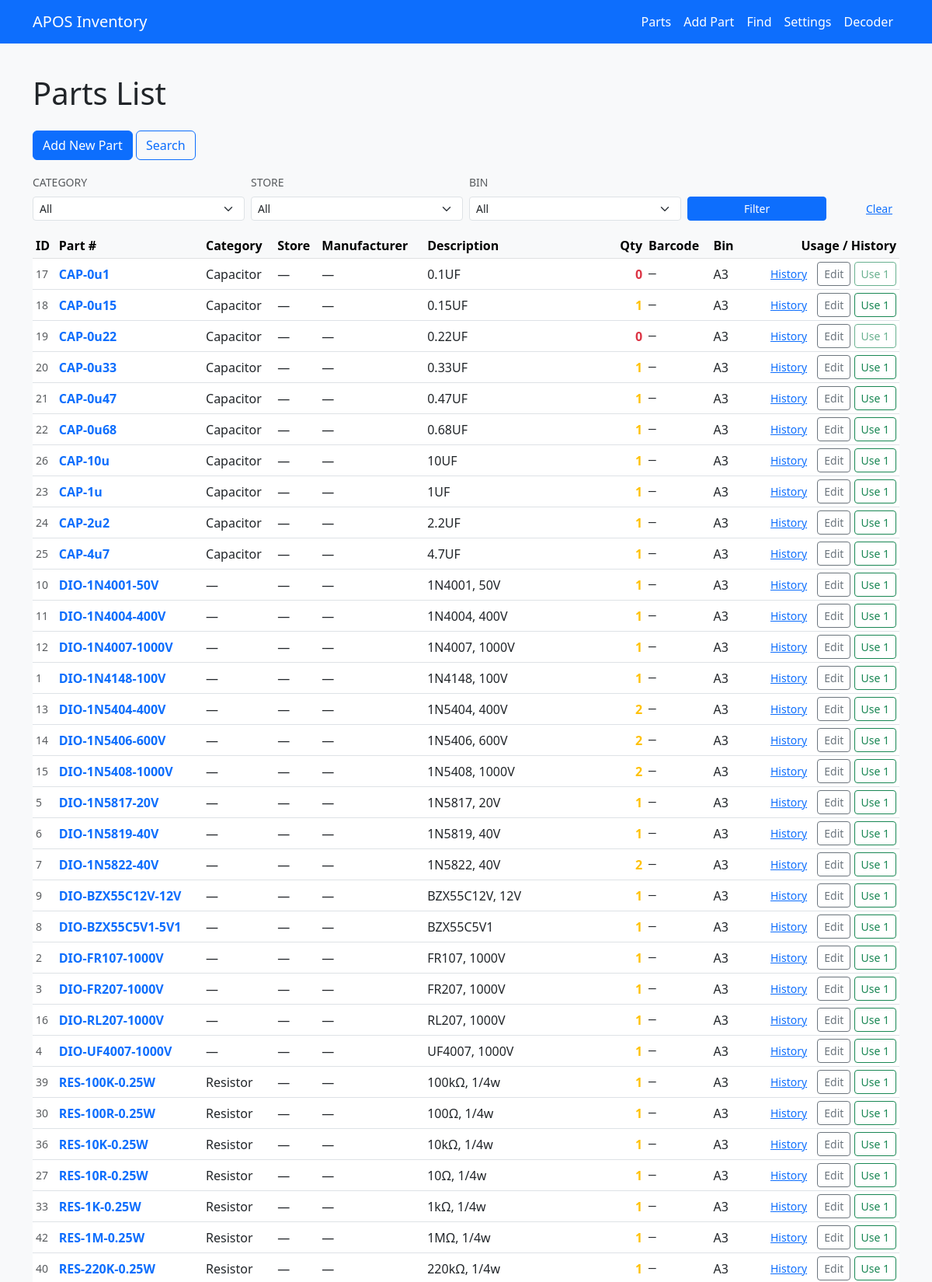
Page /parts (upper part) on the committed database.
### main.py (models this page shows)
class Part(SQLModel, table=True):
    id: int | None = Field(default=None, primary_key=True)
    part_number: str
    category: str | None = None     # category name
    store: str | None = None        # store name
    manufacturer: str | None = None # manufacturer name
    description: str | None = None  # NEW: description
    price: float | None = None
    quantity: int = 0
    notes: str | None = None        # UI label: "Project Used"
    barcode: str | None = None
    bin_code: str | None = None

### main.py (the view)
@app.get("/parts", response_class=HTMLResponse)
def parts_list(
    request: Request,
    category: str | None = None,
    store: str | None = None,
    bin: str | None = None,
):
    category_value = (category or "").strip() or None
    store_value = (store or "").strip() or None
    stock_value = None
    bin_value = (bin or "").strip() or None
    with get_session() as session:
        stmt = select(Part).order_by(Part.part_number)
        stmt = apply_inventory_filters(stmt, category_value, store_value, stock_value)
        if bin_value:
            stmt = stmt.where(Part.bin_code.ilike(f"%{bin_value}%"))
        parts = session.exec(stmt).all()
        categories = session.exec(select(Category).order_by(Category.name)).all()
        stores = session.exec(select(Store).order_by(Store.name)).all()
        bin_options = [
            value
            for value in session.exec(
                select(Part.bin_code)
                .where(Part.bin_code.is_not(None))
                .group_by(Part.bin_code)
                .order_by(Part.bin_code)
            )
            if value
        ]
        display_config = get_display_config(session)
    filters = {
        "category": category_value or "",
        "store": store_value or "",
        "bin": bin_value or "",
    }
    return templates.TemplateResponse(
        "parts.html",
        {
            "request": request,
            "parts": parts,
            "categories": categories,
            "stores": stores,
            "bin_options": bin_options,
            "filters": filters,
            "display_config": display_config,
        },
    )

### templates/parts.html (shortened to what this page needs)
{% extends "base.html" %}
{% block content %}
<h1 class="mb-4">Parts List</h1>
<div class="mb-3">
    <a href="{{ url_for('add_part_form') }}" class="btn btn-primary">Add New Part</a>
    <a href="{{ url_for('search_page') }}" class="btn btn-outline-primary">Search</a>
</div>
<form method="get" action="{{ url_for('parts_list') }}" class="row g-2 align-items-end mb-3">
    <div class="col-md-3 col-sm-6">
        <label class="form-label small text-uppercase text-muted">Category</label>
        <select name="category" class="form-select form-select-sm">
            <option value="">All</option>
        </select>
    </div>
    <div class="col-md-3 col-sm-6">
        <label class="form-label small text-uppercase text-muted">Store</label>
        <select name="store" class="form-select form-select-sm">
            <option value="">All</option>
        </select>
    </div>
    <div class="col-md-3 col-sm-6">
        <label class="form-label small text-uppercase text-muted">Bin</label>
        <select name="bin" class="form-select form-select-sm">
            <option value="">All</option>
        </select>
    </div>
    <div class="col-md-2 col-sm-4 d-grid">
        <button type="submit" class="btn btn-primary btn-sm">Filter</button>
    </div>
    <div class="col-md-1 col-sm-2 text-end">
        <a href="{{ url_for('parts_list') }}" class="btn btn-link btn-sm">Clear</a>
    </div>
</form>
{% with display_config=display_config %}
    {% include "_parts_table.html" %}
{% endwith %}
{% endblock %}

### templates/_parts_table.html (shortened to what this page needs)
{% set cfg = display_config if display_config is defined else {} %}
{% set rows = parts if parts is defined else [] %}
<div class="table-responsive">
  <table class="table table-hover table-sm align-middle mb-0">
    <thead class="table-light">
      <tr>
        {% if cfg.get("id", True) %}<th scope="col">ID</th>{% endif %}
        {% if cfg.get("part_number", True) %}<th scope="col">Part #</th>{% endif %}
        {% if cfg.get("category", True) %}<th scope="col">Category</th>{% endif %}
        {% if cfg.get("store", True) %}<th scope="col">Store</th>{% endif %}
        {% if cfg.get("manufacturer", True) %}<th scope="col">Manufacturer</th>{% endif %}
        {% if cfg.get("description", True) %}<th scope="col">Description</th>{% endif %}
        {% if cfg.get("quantity", True) %}<th scope="col" class="text-end">Qty</th>{% endif %}
        {% if cfg.get("barcode", True) %}<th scope="col">Barcode</th>{% endif %}
        {% if cfg.get("bin_code", True) %}<th scope="col">Bin</th>{% endif %}
        {% if cfg.get("usage", True) %}<th scope="col" class="text-end">Usage / History</th>{% endif %}
      </tr>
    </thead>
    <tbody>
    {% if rows %}
      {% for part in rows %}
      <tr>
        {% if cfg.get("id", True) %}
          <td class="text-muted small">{{ part.id }}</td>
        {% endif %}
        {% if cfg.get("part_number", True) %}
          <td class="fw-semibold">
            <a href="/part/{{ part.id }}/history" class="text-decoration-none">{{ part.part_number }}</a>
          </td>
        {% endif %}
        {% if cfg.get("category", True) %}
          <td>{{ part.category or "—" }}</td>
        {% endif %}
        {% if cfg.get("store", True) %}
          <td>{{ part.store or "—" }}</td>
        {% endif %}
        {% if cfg.get("manufacturer", True) %}
          <td>{{ part.manufacturer or "—" }}</td>
        {% endif %}
        {% if cfg.get("description", True) %}
          <td>{{ part.description or "—" }}</td>
        {% endif %}
        {% if cfg.get("quantity", True) %}
          {% set qty = part.quantity or 0 %}
          {% set qty_class = "text-success" if qty > 2 else "text-warning" if qty > 0 else "text-danger" %}
          <td class="text-end fw-semibold {{ qty_class }}">{{ qty }}</td>
        {% endif %}
        {% if cfg.get("barcode", True) %}
          <td class="font-monospace">{{ part.barcode or "—" }}</td>
        {% endif %}
        {% if cfg.get("bin_code", True) %}
          <td>{{ part.bin_code or "—" }}</td>
        {% endif %}
        {% if cfg.get("usage", True) %}
          <td class="text-end text-nowrap">
            <a href="/part/{{ part.id }}/history" class="btn btn-link btn-sm">History</a>
            <a href="/part/{{ part.id }}/edit" class="btn btn-outline-secondary btn-sm">Edit</a>
            <form action="/find/use/{{ part.id }}" method="post" class="d-inline">
              <button type="submit"
                      class="btn btn-outline-success btn-sm"
                      {% if (part.quantity or 0) <= 0 %}disabled{% endif %}>
                Use 1
              </button>
            </form>
          </td>
        {% endif %}
      </tr>
      {% endfor %}
    {% else %}
      <tr>
        <td colspan="12" class="text-center text-muted py-4">No matching parts.</td>
      </tr>
    {% endif %}
    </tbody>
  </table>
</div>

### templates/base.html (style rules this page uses)
body { padding-top: 4.5rem; background-color: #f8f9fa; }

### rows in the picture
Part: id "17", part_number "CAP-0u1", category "Capacitor", store "—", manufacturer "—", description "0.1UF", quantity "0", barcode "—", bin_code "A3"
Part: id "18", part_number "CAP-0u15", category "Capacitor", store "—", manufacturer "—", description "0.15UF", quantity "1", barcode "—", bin_code "A3"
Part: id "19", part_number "CAP-0u22", category "Capacitor", store "—", manufacturer "—", description "0.22UF", quantity "0", barcode "—", bin_code "A3"
Part: id "20", part_number "CAP-0u33", category "Capacitor", store "—", manufacturer "—", description "0.33UF", quantity "1", barcode "—", bin_code "A3"
Part: id "21", part_number "CAP-0u47", category "Capacitor", store "—", manufacturer "—", description "0.47UF", quantity "1", barcode "—", bin_code "A3"
Part: id "22", part_number "CAP-0u68", category "Capacitor", store "—", manufacturer "—", description "0.68UF", quantity "1", barcode "—", bin_code "A3"
Part: id "26", part_number "CAP-10u", category "Capacitor", store "—", manufacturer "—", description "10UF", quantity "1", barcode "—", bin_code "A3"
Part: id "23", part_number "CAP-1u", category "Capacitor", store "—", manufacturer "—", description "1UF", quantity "1", barcode "—", bin_code "A3"
Part: id "24", part_number "CAP-2u2", category "Capacitor", store "—", manufacturer "—", description "2.2UF", quantity "1", barcode "—", bin_code "A3"
Part: id "25", part_number "CAP-4u7", category "Capacitor", store "—", manufacturer "—", description "4.7UF", quantity "1", barcode "—", bin_code "A3"
Part: id "10", part_number "DIO-1N4001-50V", category "—", store "—", manufacturer "—", description "1N4001, 50V", quantity "1", barcode "—", bin_code "A3"
Part: id "11", part_number "DIO-1N4004-400V", category "—", store "—", manufacturer "—", description "1N4004, 400V", quantity "1", barcode "—", bin_code "A3"
Part: id "12", part_number "DIO-1N4007-1000V", category "—", store "—", manufacturer "—", description "1N4007, 1000V", quantity "1", barcode "—", bin_code "A3"
Part: id "1", part_number "DIO-1N4148-100V", category "—", store "—", manufacturer "—", description "1N4148, 100V", qty "1", barcode "—", bin_code "A3"
Part: id "13", part_number "DIO-1N5404-400V", category "—", store "—", manufacturer "—", description "1N5404, 400V", quantity "2", barcode "—", bin_code "A3"
Part: id "14", part_number "DIO-1N5406-600V", category "—", store "—", manufacturer "—", description "1N5406, 600V", quantity "2", barcode "—", bin_code "A3"
Part: id "15", part_number "DIO-1N5408-1000V", category "—", store "—", manufacturer "—", description "1N5408, 1000V", quantity "2", barcode "—", bin_code "A3"
Part: id "5", part_number "DIO-1N5817-20V", category "—", store "—", manufacturer "—", description "1N5817, 20V", quantity "1", barcode "—", bin_code "A3"
Part: id "6", part_number "DIO-1N5819-40V", category "—", store "—", manufacturer "—", description "1N5819, 40V", quantity "1", barcode "—", bin_code "A3"
Part: id "7", part_number "DIO-1N5822-40V", category "—", store "—", manufacturer "—", description "1N5822, 40V", quantity "2", barcode "—", bin_code "A3"
Part: id "9", part_number "DIO-BZX55C12V-12V", category "—", store "—", manufacturer "—", description "BZX55C12V, 12V", quantity "1", barcode "—", bin_code "A3"
Part: id "8", part_number "DIO-BZX55C5V1-5V1", category "—", store "—", manufacturer "—", description "BZX55C5V1", quantity "1", barcode "—", bin_code "A3"
Part: id "2", part_number "DIO-FR107-1000V", category "—", store "—", manufacturer "—", description "FR107, 1000V", quantity "1", barcode "—", bin_code "A3"
Part: id "3", part_number "DIO-FR207-1000V", category "—", store "—", manufacturer "—", description "FR207, 1000V", quantity "1", barcode "—", bin_code "A3"
Part: id "16", part_number "DIO-RL207-1000V", category "—", store "—", manufacturer "—", description "RL207, 1000V", quantity "1", barcode "—", bin_code "A3"
Part: id "4", part_number "DIO-UF4007-1000V", category "—", store "—", manufacturer "—", description "UF4007, 1000V", quantity "1", barcode "—", bin_code "A3"
Part: id "39", part_number "RES-100K-0.25W", category "Resistor", store "—", manufacturer "—", description "100kΩ, 1/4w", quantity "1", barcode "—", bin_code "A3"
Part: id "30", part_number "RES-100R-0.25W", category "Resistor", store "—", manufacturer "—", description "100Ω, 1/4w", quantity "1", barcode "—", bin_code "A3"
Part: id "36", part_number "RES-10K-0.25W", category "Resistor", store "—", manufacturer "—", description "10kΩ, 1/4w", quantity "1", barcode "—", bin_code "A3"
Part: id "27", part_number "RES-10R-0.25W", category "Resistor", store "—", manufacturer "—", description "10Ω, 1/4w", quantity "1", barcode "—", bin_code "A3"
Part: id "33", part_number "RES-1K-0.25W", category "Resistor", store "—", manufacturer "—", description "1kΩ, 1/4w", quantity "1", barcode "—", bin_code "A3"
Part: id "42", part_number "RES-1M-0.25W", category "Resistor", store "—", manufacturer "—", description "1MΩ, 1/4w", quantity "1", barcode "—", bin_code "A3"
Part: id "40", part_number "RES-220K-0.25W", category "Resistor", store "—", manufacturer "—", description "220kΩ, 1/4w", quantity "1", barcode "—", bin_code "A3"
